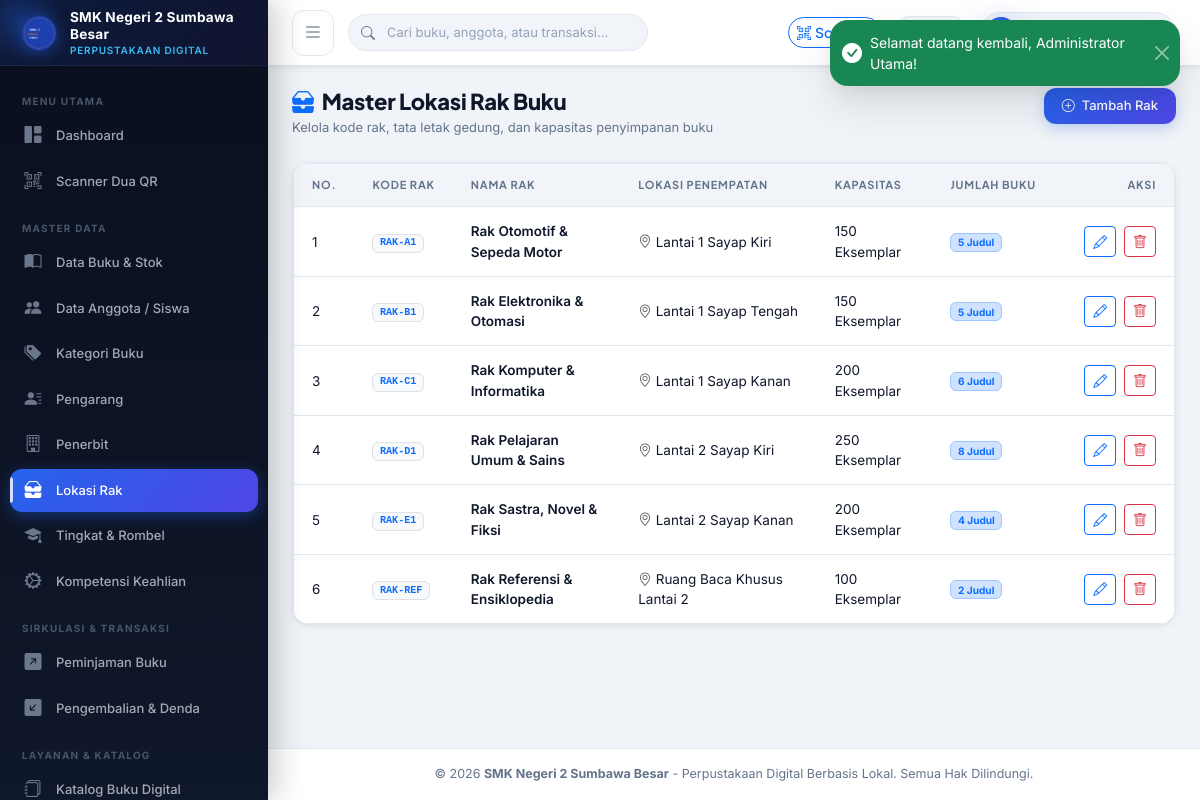
The page /index.php?page=master_rak (signed in) on the database its author committed.
### tables this page shows
CREATE TABLE `rak` (
  `id` INT AUTO_INCREMENT PRIMARY KEY,
  `kode_rak` VARCHAR(20) NOT NULL UNIQUE,
  `nama_rak` VARCHAR(50) NOT NULL,
  `lokasi` VARCHAR(100) NOT NULL,
  `kapasitas` INT NOT NULL DEFAULT 100
);

### config/database.php (called while the page is built, shortened)
<?php
class Database {
    private static ?PDO $instance = null;
    public static function getConnection(): PDO {
        if (self::$instance === null) {
            $options = [
                PDO::ATTR_ERRMODE            => PDO::ERRMODE_EXCEPTION,
                PDO::ATTR_DEFAULT_FETCH_MODE => PDO::FETCH_ASSOC,
                PDO::ATTR_EMULATE_PREPARES   => false,
            ];
            $dsn = "mysql:host=" . DB_HOST . ";port=" . DB_PORT . ";dbname=" . DB_NAME . ";charset=utf8mb4";
            try {
                self::$instance = new PDO($dsn, DB_USER, DB_PASS, $options);
            } catch (PDOException $e) {
                error_log("Database Connection Error: " . $e->getMessage());
                die('<div style="font-family:sans-serif;max-width:600px;margin:50px auto;padding:25px;border:1px solid #f5c6cb;background:#f8d7da;color:#721c24;border-radius:8px;">' .
                    '<h3 style="margin-top:0;">Gagal Terhubung ke Database MySQL</h3>' .
                    '<p>Pastikan layanan <strong>MySQL di XAMPP</strong> sudah diaktifkan dan database <strong>perpustakaan_db</strong> sudah di-import melalui phpMyAdmin.</p>' .
                    '<p style="font-size:12px;color:#856404;background:#fff3cd;padding:8px;border-radius:4px;">Detail konfigurasi: Host: ' . DB_HOST . ' | Database: ' . DB_NAME . ' | User: ' . DB_USER . '</p>' .
                    '</div>');
            }
        }
        return self::$instance;
    }
}
function get_db(): PDO {
    return Database::getConnection();
}

### models/Master.php (called while the page is built, shortened)
<?php
require_once __DIR__ . '/../config/database.php';
class Master {
    private PDO $db;
    public function __construct() {
        $this->db = get_db();
    }
    public function getRak(): array {
        return $this->db->query("
            SELECT r.*, COUNT(b.id) AS total_buku
            FROM rak r
            LEFT JOIN buku b ON r.id = b.rak_id
            GROUP BY r.id
            ORDER BY r.kode_rak ASC
        ")->fetchAll();
    }
}

### config/config.php (called while the page is built, shortened)
<?php
require_once __DIR__ . '/database.php';
function base_url(string $path = ''): string {
    $path = ltrim($path, '/');
    return BASE_URL . ($path ? '/' . $path : '');
}

### views/master/rak.php (the view, shortened to what this page needs)
<?php
require_once __DIR__ . '/../../config/config.php';
require_once __DIR__ . '/../../config/auth.php';
require_once __DIR__ . '/../../models/Master.php';
$masterModel = new Master();
$shelves = $masterModel->getRak();
require_once __DIR__ . '/../layouts/header.php';
require_once __DIR__ . '/../layouts/sidebar.php';
?>
<div class="main-content">
    <?php require_once __DIR__ . '/../layouts/navbar.php'; ?>
    <div class="page-container">
        <div class="page-header">
            <div>
                <h1 class="page-title"><i class="bi bi-inboxes-fill text-primary me-2"></i>Master Lokasi Rak Buku</h1>
                <div class="page-subtitle">Kelola kode rak, tata letak gedung, dan kapasitas penyimpanan buku</div>
            </div>
            <div>
                <button type="button" class="btn btn-primary-custom" data-bs-toggle="modal" data-bs-target="#modalTambahRak">
                    <i class="bi bi-plus-circle"></i> Tambah Rak
                </button>
            </div>
        </div>
        <div class="card-custom">
            <div class="table-responsive">
                <table class="table-custom">
                    <thead>
                        <tr>
                            <th style="width: 60px;">No.</th>
                            <th>Kode Rak</th>
                            <th>Nama Rak</th>
                            <th>Lokasi Penempatan</th>
                            <th>Kapasitas</th>
                            <th>Jumlah Buku</th>
                            <th class="text-end" style="width: 120px;">Aksi</th>
                        </tr>
                    </thead>
                    <tbody>
                        <?php if (empty($shelves)): ?>
                        <tr><td colspan="7" class="text-center py-4 text-muted">Belum ada lokasi rak terdaftar.</td></tr>
                        <?php else: ?>
                            <?php foreach ($shelves as $idx => $r): ?>
                            <tr>
                                <td><?= $idx + 1 ?></td>
                                <td><span class="badge bg-light text-primary border font-monospace"><?= htmlspecialchars($r['kode_rak'], ENT_QUOTES, 'UTF-8') ?></span></td>
                                <td class="fw-semibold text-main"><?= htmlspecialchars($r['nama_rak'], ENT_QUOTES, 'UTF-8') ?></td>
                                <td><i class="bi bi-geo-alt text-muted me-1"></i><?= htmlspecialchars($r['lokasi'], ENT_QUOTES, 'UTF-8') ?></td>
                                <td><?= number_format($r['kapasitas']) ?> Eksemplar</td>
                                <td><span class="badge bg-primary-subtle text-primary border border-primary-subtle"><?= $r['total_buku'] ?> Judul</span></td>
                                <td class="text-end">
                                    <button type="button" class="btn btn-sm btn-outline-primary me-1" onclick="editRak(<?= htmlspecialchars(json_encode($r), ENT_QUOTES, 'UTF-8') ?>)">
                                        <i class="bi bi-pencil"></i>
                                    </button>
                                    <a href="<?= base_url('index.php?page=master_rak&delete_id=' . $r['id']) ?>" class="btn btn-sm btn-outline-danger" onclick="return confirm('Hapus data rak <?= htmlspecialchars($r['nama_rak'], ENT_QUOTES, 'UTF-8') ?>?');">
                                        <i class="bi bi-trash"></i>
                                    </a>
                                </td>
                            </tr>
                            <?php endforeach; ?>
                        <?php endif; ?>
                    </tbody>
                </table>
            </div>
        </div>
    </div>
<?php require_once __DIR__ . '/../layouts/footer.php'; ?>

### rows shown on the page
rak: kode_rak "RAK-A1", nama_rak "Rak Otomotif & Sepeda Motor", lokasi "Lantai 1 Sayap Kiri", kapasitas "150", total_buku "5"
rak: kode_rak "RAK-B1", nama_rak "Rak Elektronika & Otomasi", lokasi "Lantai 1 Sayap Tengah", kapasitas "150", total_buku "5"
rak: kode_rak "RAK-C1", nama_rak "Rak Komputer & Informatika", lokasi "Lantai 1 Sayap Kanan", kapasitas "200", total_buku "6"
rak: kode_rak "RAK-D1", nama_rak "Rak Pelajaran Umum & Sains", lokasi "Lantai 2 Sayap Kiri", kapasitas "250", total_buku "8"
rak: kode_rak "RAK-E1", nama_rak "Rak Sastra, Novel & Fiksi", lokasi "Lantai 2 Sayap Kanan", kapasitas "200", total_buku "4"
rak: kode_rak "RAK-REF", nama_rak "Rak Referensi & Ensiklopedia", lokasi "Ruang Baca Khusus Lantai 2", kapasitas "100", total_buku "2"

### other values the page prints
$sidebarSchoolName "SMK Negeri 2 Sumbawa Besar"
$schoolName "SMK Negeri 2 Sumbawa Besar"
